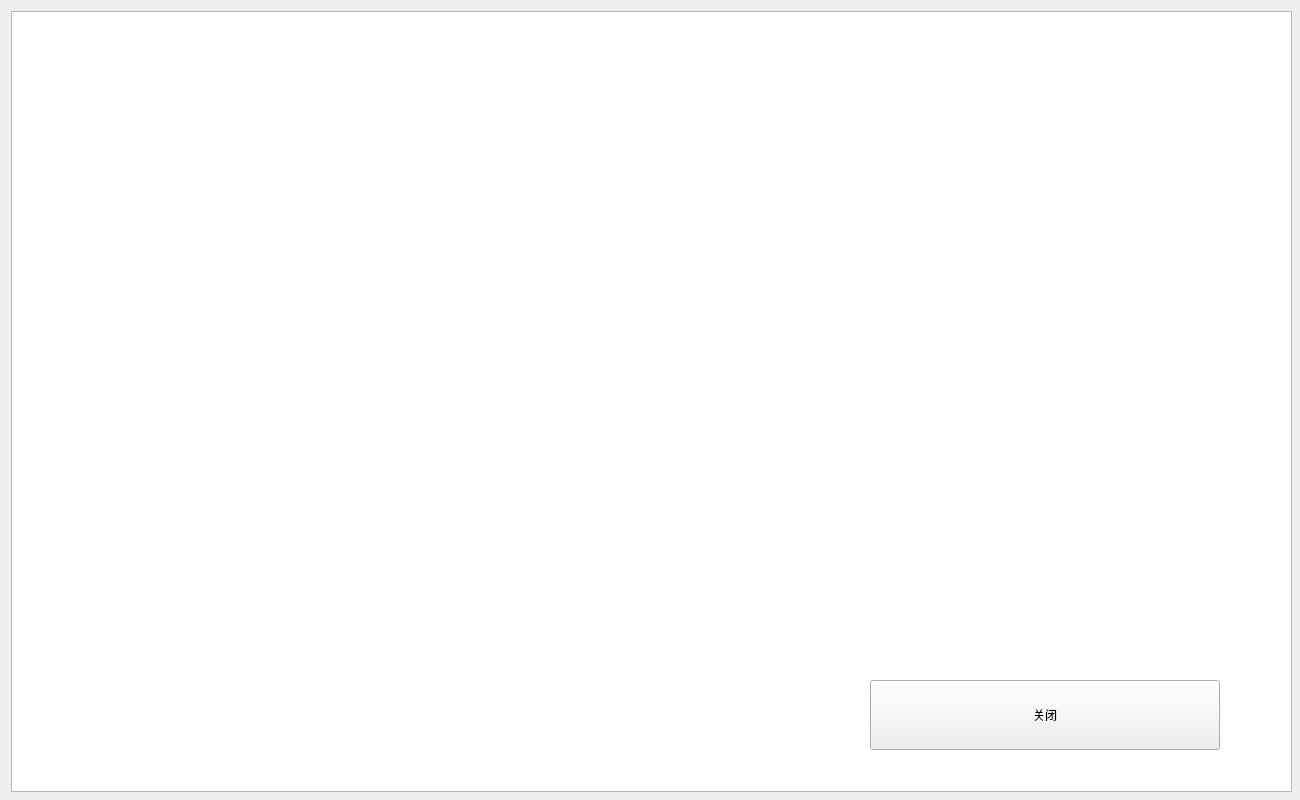
<?xml version="1.0" encoding="UTF-8"?>
<ui version="4.0">
 <class>sqlwidget</class>
 <widget class="QWidget" name="sqlwidget">
  <property name="geometry">
   <rect>
    <x>0</x>
    <y>0</y>
    <width>1300</width>
    <height>800</height>
   </rect>
  </property>
  <property name="sizePolicy">
   <sizepolicy hsizetype="Preferred" vsizetype="Preferred">
    <horstretch>0</horstretch>
    <verstretch>0</verstretch>
   </sizepolicy>
  </property>
  <property name="minimumSize">
   <size>
    <width>1300</width>
    <height>800</height>
   </size>
  </property>
  <property name="maximumSize">
   <size>
    <width>1300</width>
    <height>800</height>
   </size>
  </property>
  <property name="windowTitle">
   <string>Form</string>
  </property>
  <widget class="QTableView" name="tableView">
   <property name="geometry">
    <rect>
     <x>11</x>
     <y>11</y>
     <width>1281</width>
     <height>781</height>
    </rect>
   </property>
  </widget>
  <widget class="QPushButton" name="pushButton">
   <property name="geometry">
    <rect>
     <x>870</x>
     <y>680</y>
     <width>350</width>
     <height>70</height>
    </rect>
   </property>
   <property name="text">
    <string>关闭</string>
   </property>
  </widget>
 </widget>
 <resources/>
 <connections/>
</ui>
